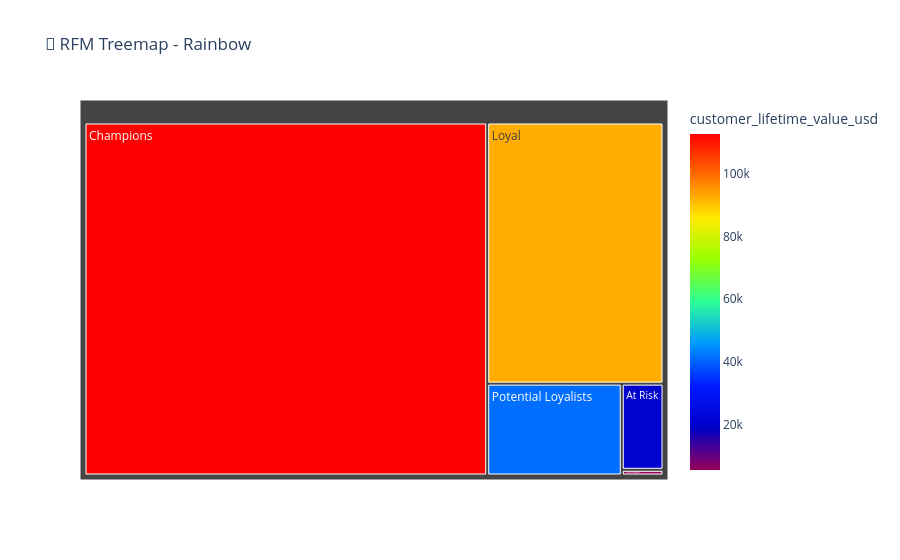

The notebook cell this image was saved under:
### Code cell
import plotly.express as px

fig = px.treemap(df, 
                 path=['rfm_category'], 
                 values='total_spent_usd', 
                 color='customer_lifetime_value_usd', 
                 color_continuous_scale='Rainbow', 
                 title='🌟 RFM Treemap - Rainbow')
fig.show()

### Figure 1 — Plotly figure (JSON) as saved in the notebook; plotly's stock layout.template omitted (floating-point values rounded to 4 significant figures)
{"data": [{"branchvalues": "total", "customdata": [[41270.0], [20120.0], [112800.0], [92600.0], [5465.0]], "domain": {"x": [0, 1], "y": [0, 1]}, "hovertemplate": "labels=%{label}<br>total_spent_usd=%{value}<br>parent=%{parent}<br>id=%{id}<br>customer_lifetime_value_usd=%{color}<extra></extra>", "ids": ["Potential Loyalists", "At Risk", "Champions", "Loyal", "Need Attention"], "labels": ["Potential Loyalists", "At Risk", "Champions", "Loyal", "Need Attention"], "marker": {"coloraxis": "coloraxis", "colors": [41270.0, 20120.0, 112800.0, 92600.0, 5465.0]}, "name": "", "parents": ["", "", "", "", ""], "type": "treemap", "values": [152000000.0, 44220000.0, 1748000000.0, 566200000.0, 2932000.0]}], "layout": {"coloraxis": {"colorbar": {"title": {"text": "customer_lifetime_value_usd"}}, "colorscale": [[0, "rgb(150,0,90)"], [0.125, "rgb(0,0,200)"], [0.25, "rgb(0,25,255)"], [0.375, "rgb(0,152,255)"], [0.5, "rgb(44,255,150)"], [0.625, "rgb(151,255,0)"], [0.75, "rgb(255,234,0)"], [0.875, "rgb(255,111,0)"], [1, "rgb(255,0,0)"]]}, "legend": {"tracegroupgap": 0}, "title": {"text": "🌟 RFM Treemap - Rainbow"}}}
